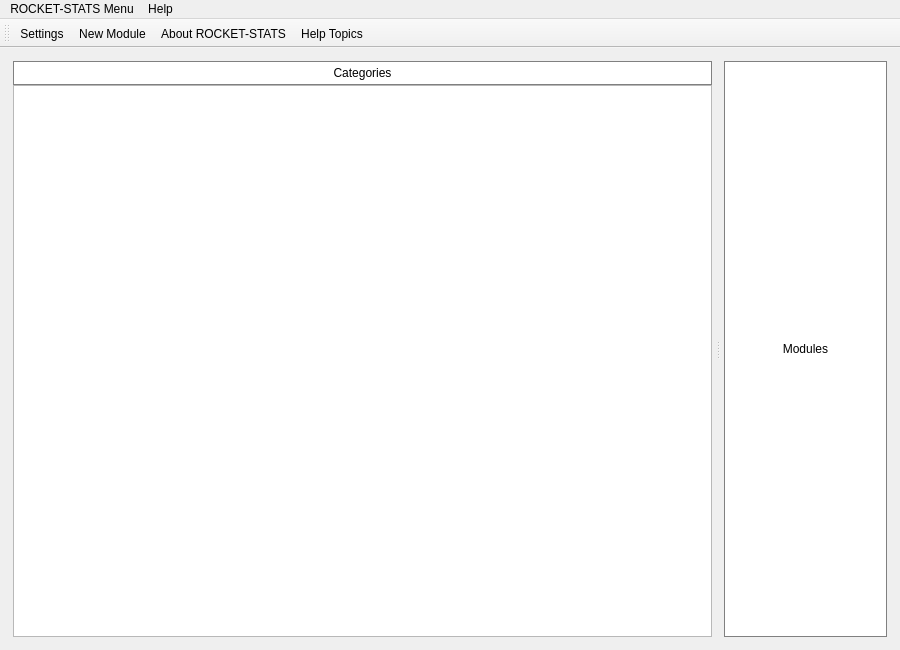
<?xml version="1.0" encoding="UTF-8"?>
<ui version="4.0">
 <class>UIRStatsMain</class>
 <widget class="QMainWindow" name="UIRStatsMain">
  <property name="geometry">
   <rect>
    <x>0</x>
    <y>0</y>
    <width>900</width>
    <height>650</height>
   </rect>
  </property>
  <property name="windowTitle">
   <string>ROCKET-STATS 2017</string>
  </property>
  <widget class="QWidget" name="m_main">
   <layout class="QVBoxLayout" name="verticalLayout_5">
    <item>
     <widget class="QSplitter" name="m_splMain">
      <property name="orientation">
       <enum>Qt::Horizontal</enum>
      </property>
      <widget class="QWidget" name="verticalLayoutWidget">
       <layout class="QVBoxLayout" name="verticalLayout">
        <property name="spacing">
         <number>0</number>
        </property>
        <property name="leftMargin">
         <number>4</number>
        </property>
        <property name="topMargin">
         <number>4</number>
        </property>
        <property name="rightMargin">
         <number>4</number>
        </property>
        <property name="bottomMargin">
         <number>4</number>
        </property>
        <item>
         <widget class="QLabel" name="m_lblModuleCategoryHeader">
          <property name="styleSheet">
           <string notr="true">QLabel
{
padding:4px;
	background:white;
	color:black;
	border:1px solid gray;
}</string>
          </property>
          <property name="text">
           <string>Categories</string>
          </property>
          <property name="alignment">
           <set>Qt::AlignCenter</set>
          </property>
         </widget>
        </item>
        <item>
         <widget class="QListWidget" name="m_lstModuleCategories"/>
        </item>
       </layout>
      </widget>
      <widget class="QWidget" name="verticalLayoutWidget_2">
       <layout class="QVBoxLayout" name="m_lytModules">
        <property name="spacing">
         <number>0</number>
        </property>
        <property name="leftMargin">
         <number>4</number>
        </property>
        <property name="topMargin">
         <number>4</number>
        </property>
        <property name="rightMargin">
         <number>4</number>
        </property>
        <property name="bottomMargin">
         <number>4</number>
        </property>
        <item>
         <widget class="QLabel" name="m_lblModuleHeader">
          <property name="styleSheet">
           <string notr="true">QLabel
{
padding:4px;
	background:white;
	color:black;
	border:1px solid gray;
}</string>
          </property>
          <property name="text">
           <string>Modules</string>
          </property>
          <property name="alignment">
           <set>Qt::AlignCenter</set>
          </property>
         </widget>
        </item>
       </layout>
      </widget>
     </widget>
    </item>
   </layout>
  </widget>
  <widget class="QToolBar" name="m_tlbCommands">
   <property name="windowTitle">
    <string>toolBar</string>
   </property>
   <property name="toolButtonStyle">
    <enum>Qt::ToolButtonTextUnderIcon</enum>
   </property>
   <attribute name="toolBarArea">
    <enum>TopToolBarArea</enum>
   </attribute>
   <attribute name="toolBarBreak">
    <bool>false</bool>
   </attribute>
   <addaction name="m_actionSettings_Manager"/>
   <addaction name="m_actionAdd_New_Module"/>
   <addaction name="m_actionAbout_RAT_STATS_2017"/>
   <addaction name="m_actionHelp_Topics"/>
  </widget>
  <widget class="QMenuBar" name="m_menuBar">
   <property name="geometry">
    <rect>
     <x>0</x>
     <y>0</y>
     <width>900</width>
     <height>20</height>
    </rect>
   </property>
   <widget class="QMenu" name="m_menuFile">
    <property name="title">
     <string>ROCKET-STATS Menu</string>
    </property>
    <addaction name="m_actionSettings_Manager"/>
    <addaction name="m_actionAdd_New_Module"/>
    <addaction name="separator"/>
    <addaction name="m_actionExit"/>
   </widget>
   <widget class="QMenu" name="m_menuHelp">
    <property name="title">
     <string>Help</string>
    </property>
    <addaction name="m_actionHelp_Topics"/>
    <addaction name="m_actionAbout_RAT_STATS_2017"/>
   </widget>
   <addaction name="m_menuFile"/>
   <addaction name="m_menuHelp"/>
  </widget>
  <action name="m_actionSettings_Manager">
   <property name="text">
    <string>Settings...</string>
   </property>
   <property name="shortcut">
    <string>Alt+S</string>
   </property>
  </action>
  <action name="m_actionExit">
   <property name="text">
    <string>Exit</string>
   </property>
   <property name="shortcut">
    <string>Alt+Q</string>
   </property>
  </action>
  <action name="m_actionHelp_Topics">
   <property name="text">
    <string>Help Topics</string>
   </property>
   <property name="shortcut">
    <string>Alt+K</string>
   </property>
  </action>
  <action name="m_actionAbout_RAT_STATS_2017">
   <property name="text">
    <string>About ROCKET-STATS</string>
   </property>
   <property name="shortcut">
    <string>Alt+A</string>
   </property>
  </action>
  <action name="m_actionAdd_New_Module">
   <property name="text">
    <string>New Module...</string>
   </property>
   <property name="toolTip">
    <string>Create a new module</string>
   </property>
   <property name="shortcut">
    <string>Alt+N</string>
   </property>
  </action>
  <action name="actionNormal">
   <property name="text">
    <string>Normal</string>
   </property>
  </action>
  <action name="actionLarger">
   <property name="text">
    <string>Larger</string>
   </property>
  </action>
  <action name="actionLargest">
   <property name="text">
    <string>Largest</string>
   </property>
  </action>
 </widget>
 <resources/>
 <connections/>
</ui>
